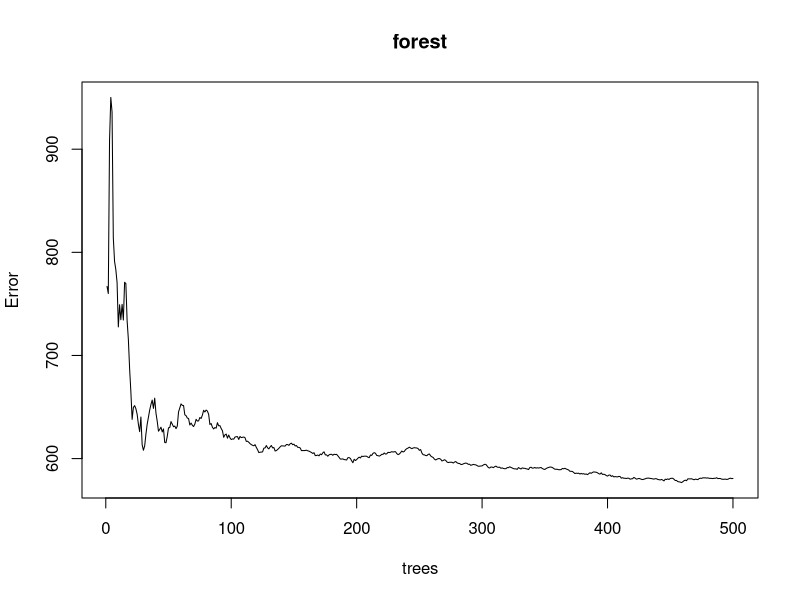
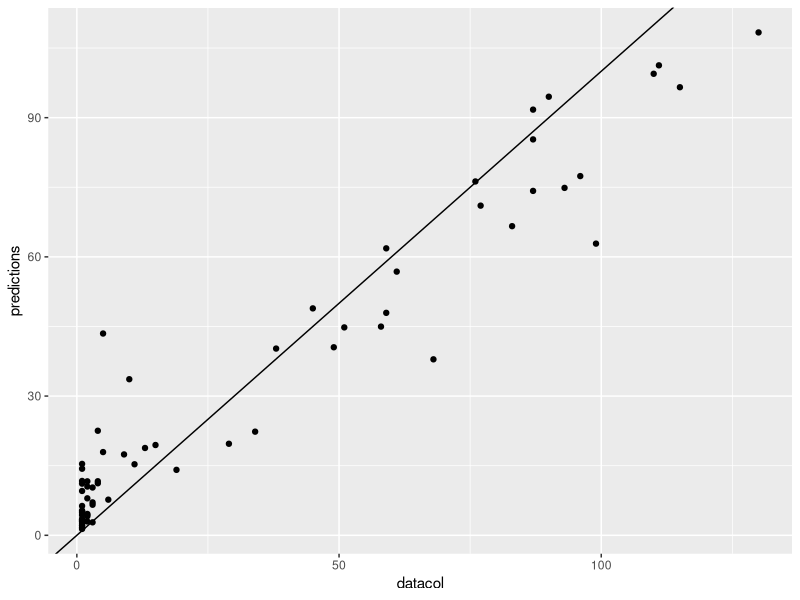
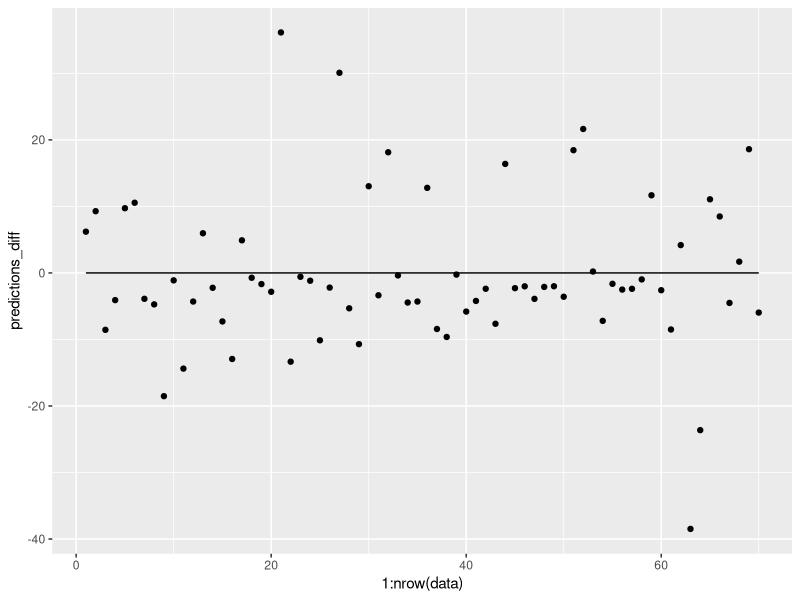
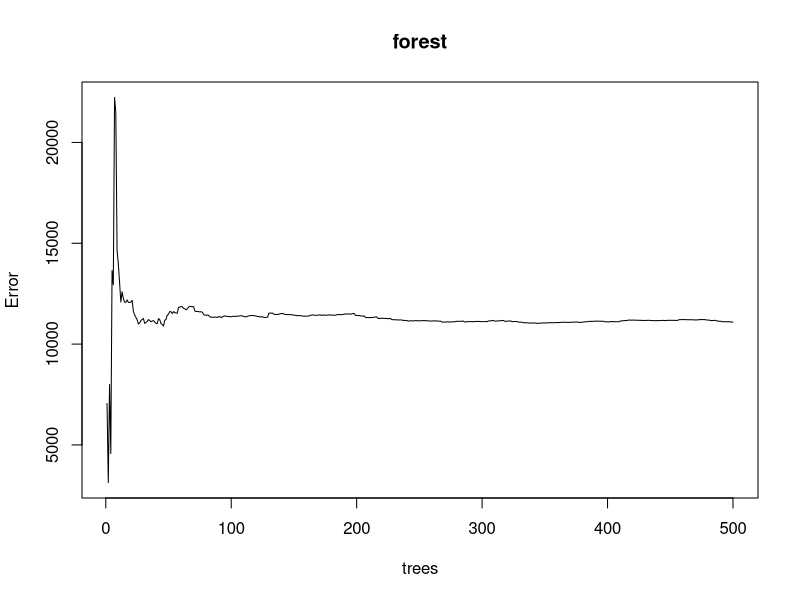
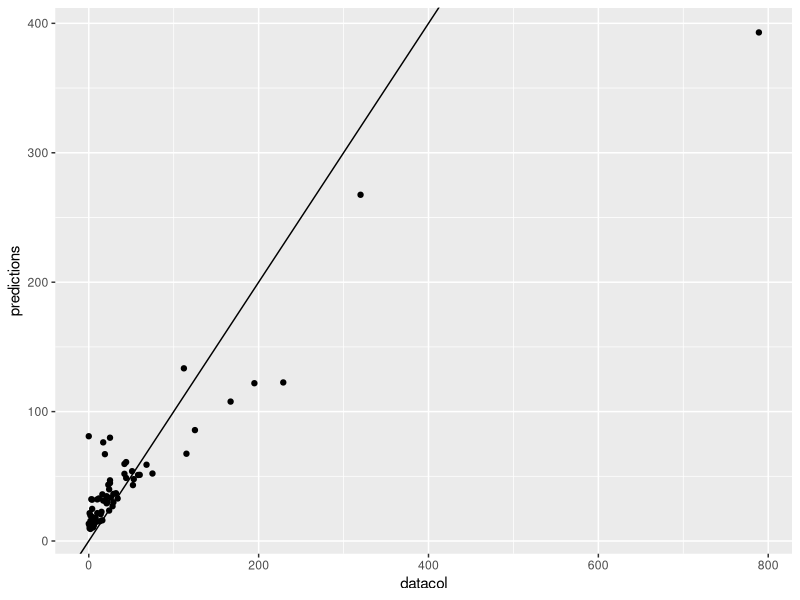
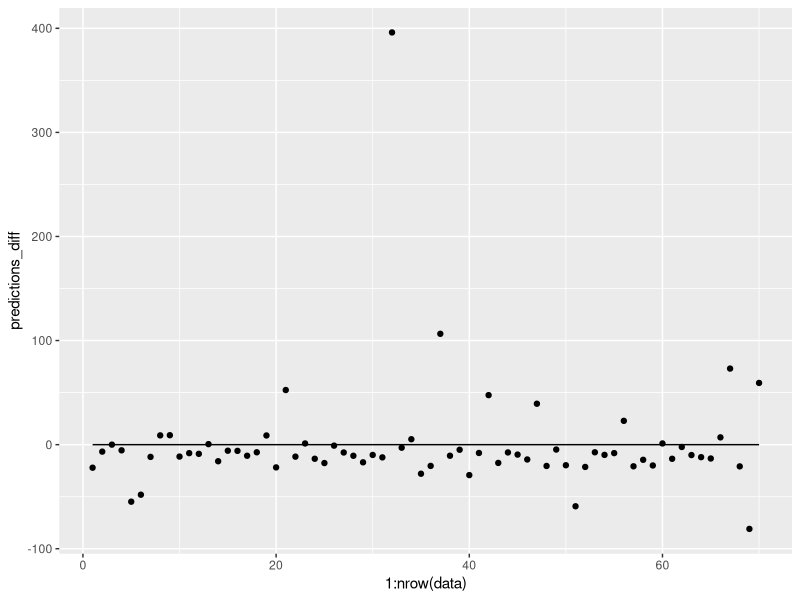
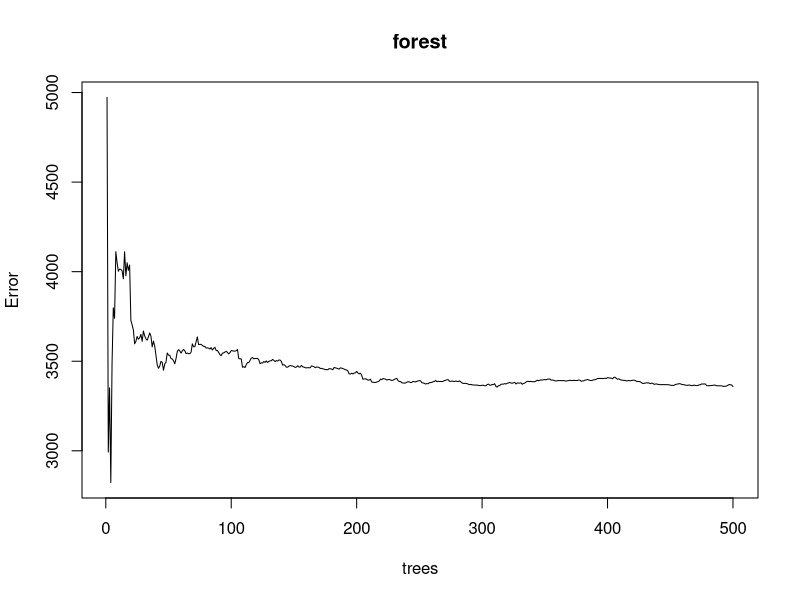
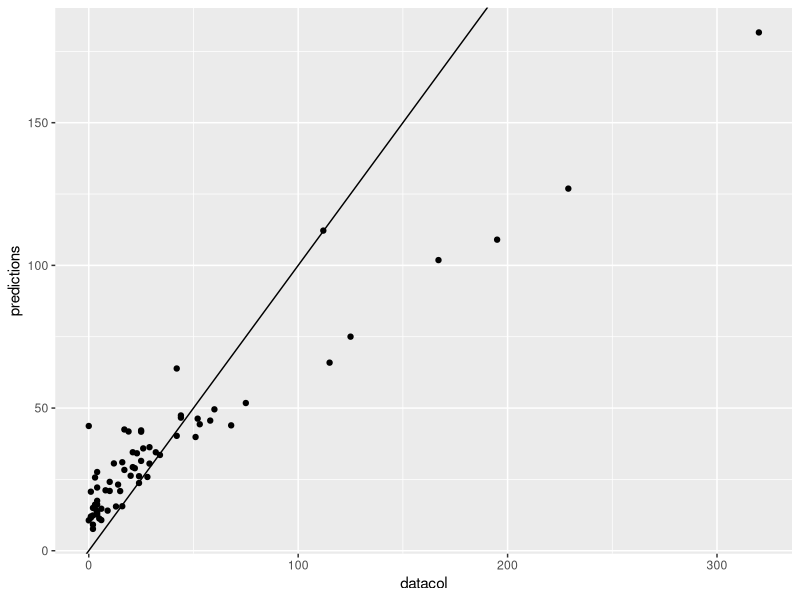

R code for these plots, in order:
library(readr)
library(ggplot2)
library(randomForest)

#data from procyclingstats.com about each womens world tour race in 2024
wwt24<-read_csv("wwt24.csv")
#that data with an extreme outlier (Burgos stage 3) in gap from group 1 to group 2 removed
wwt24_removed<-wwt24[-32,]

#a function that makes a random forest for a variable,
#creates two plots to demonstrate how well it does predicting on the data set
#returns a data frame of the importance of each variable
forest_info<-function(data,variable,datacol){
  variable <- ensym(variable)
  equation <- as.formula(paste(as.character(variable),"~."))
  forest<-randomForest(formula=equation,data=data,ntrees=1000,keep.forest=TRUE,importance=TRUE)
  print(forest)
  plot(forest)
  importance<-as.data.frame(importance(forest))
  predictions<-predict(forest,data)
  predictions_diff<-datacol-predictions
  print(ggplot(data=data, aes(x=datacol,y=predictions))+geom_point()+geom_abline(intercept=0,slope=1)+labs(xlab="Actual",ylab="Predicted"))
  print(ggplot(data=data, aes(x=1:nrow(data),y=predictions_diff))+geom_point()+geom_line(y=0)+labs(xlab="Observation",ylab="Differnce between prediction and observation"))
}


wfinish_importance<-forest_info(wwt24,num_finish,wwt24$num_finish)
wgap_forest<-forest_info(wwt24,gap,wwt24$gap)
wgap_removed<-forest_info(wwt24_removed,gap,wwt24_removed$gap)
wdsolo_forest<-forest_info(wwt24,distance_solo,wwt24$distance_solo)


#distance solo does not work very well, probably because of the very small number of solo wins
